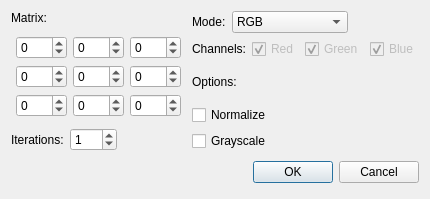
<?xml version="1.0" encoding="UTF-8"?>
<ui version="4.0">
 <class>kernelDialog</class>
 <widget class="QDialog" name="kernelDialog">
  <property name="geometry">
   <rect>
    <x>0</x>
    <y>0</y>
    <width>396</width>
    <height>194</height>
   </rect>
  </property>
  <property name="windowTitle">
   <string>Apply kernel</string>
  </property>
  <layout class="QGridLayout" name="gridLayout_2">
   <item row="1" column="0">
    <layout class="QHBoxLayout">
     <property name="spacing">
      <number>6</number>
     </property>
     <property name="leftMargin">
      <number>0</number>
     </property>
     <property name="topMargin">
      <number>0</number>
     </property>
     <property name="rightMargin">
      <number>0</number>
     </property>
     <property name="bottomMargin">
      <number>0</number>
     </property>
     <item>
      <spacer>
       <property name="orientation">
        <enum>Qt::Horizontal</enum>
       </property>
       <property name="sizeHint" stdset="0">
        <size>
         <width>131</width>
         <height>31</height>
        </size>
       </property>
      </spacer>
     </item>
     <item>
      <widget class="QPushButton" name="okButton">
       <property name="text">
        <string>OK</string>
       </property>
      </widget>
     </item>
     <item>
      <widget class="QPushButton" name="cancelButton">
       <property name="text">
        <string>Cancel</string>
       </property>
      </widget>
     </item>
    </layout>
   </item>
   <item row="0" column="0">
    <layout class="QFormLayout" name="formLayout">
     <item row="0" column="0">
      <layout class="QVBoxLayout" name="verticalLayout">
       <item>
        <widget class="QLabel" name="matrixLabel">
         <property name="text">
          <string>Matrix:</string>
         </property>
        </widget>
       </item>
       <item>
        <layout class="QGridLayout" name="gridLayout">
         <property name="leftMargin">
          <number>5</number>
         </property>
         <property name="topMargin">
          <number>5</number>
         </property>
         <property name="rightMargin">
          <number>5</number>
         </property>
         <property name="bottomMargin">
          <number>5</number>
         </property>
         <item row="2" column="2">
          <widget class="QSpinBox" name="value9">
           <property name="minimum">
            <number>-100</number>
           </property>
           <property name="maximum">
            <number>100</number>
           </property>
          </widget>
         </item>
         <item row="2" column="1">
          <widget class="QSpinBox" name="value8">
           <property name="minimum">
            <number>-100</number>
           </property>
           <property name="maximum">
            <number>100</number>
           </property>
          </widget>
         </item>
         <item row="0" column="1">
          <widget class="QSpinBox" name="value2">
           <property name="minimum">
            <number>-100</number>
           </property>
           <property name="maximum">
            <number>100</number>
           </property>
          </widget>
         </item>
         <item row="1" column="0">
          <widget class="QSpinBox" name="value4">
           <property name="minimum">
            <number>-100</number>
           </property>
           <property name="maximum">
            <number>100</number>
           </property>
          </widget>
         </item>
         <item row="2" column="0">
          <widget class="QSpinBox" name="value7">
           <property name="minimum">
            <number>-100</number>
           </property>
           <property name="maximum">
            <number>100</number>
           </property>
          </widget>
         </item>
         <item row="0" column="0">
          <widget class="QSpinBox" name="value1">
           <property name="minimum">
            <number>-100</number>
           </property>
           <property name="maximum">
            <number>100</number>
           </property>
          </widget>
         </item>
         <item row="0" column="2">
          <widget class="QSpinBox" name="value3">
           <property name="minimum">
            <number>-100</number>
           </property>
           <property name="maximum">
            <number>100</number>
           </property>
          </widget>
         </item>
         <item row="1" column="1">
          <widget class="QSpinBox" name="value5">
           <property name="minimum">
            <number>-100</number>
           </property>
           <property name="maximum">
            <number>100</number>
           </property>
          </widget>
         </item>
         <item row="1" column="2">
          <widget class="QSpinBox" name="value6">
           <property name="minimum">
            <number>-100</number>
           </property>
           <property name="maximum">
            <number>100</number>
           </property>
          </widget>
         </item>
        </layout>
       </item>
       <item>
        <spacer name="verticalSpacer">
         <property name="orientation">
          <enum>Qt::Vertical</enum>
         </property>
         <property name="sizeHint" stdset="0">
          <size>
           <width>20</width>
           <height>40</height>
          </size>
         </property>
        </spacer>
       </item>
       <item>
        <layout class="QHBoxLayout" name="horizontalLayout_3">
         <item>
          <widget class="QLabel" name="iterationsLabel">
           <property name="text">
            <string>Iterations:</string>
           </property>
          </widget>
         </item>
         <item>
          <widget class="QSpinBox" name="iterationsValue">
           <property name="maximum">
            <number>256</number>
           </property>
           <property name="value">
            <number>1</number>
           </property>
          </widget>
         </item>
         <item>
          <spacer name="horizontalSpacer_3">
           <property name="orientation">
            <enum>Qt::Horizontal</enum>
           </property>
           <property name="sizeHint" stdset="0">
            <size>
             <width>40</width>
             <height>20</height>
            </size>
           </property>
          </spacer>
         </item>
        </layout>
       </item>
      </layout>
     </item>
     <item row="0" column="1">
      <layout class="QVBoxLayout" name="verticalLayout_4">
       <item>
        <layout class="QHBoxLayout" name="horizontalLayout">
         <item>
          <widget class="QLabel" name="modeLabel">
           <property name="text">
            <string>Mode:</string>
           </property>
          </widget>
         </item>
         <item>
          <widget class="QComboBox" name="comboBox">
           <item>
            <property name="text">
             <string>RGB</string>
            </property>
           </item>
           <item>
            <property name="text">
             <string>Color Channels</string>
            </property>
           </item>
          </widget>
         </item>
         <item>
          <spacer name="horizontalSpacer_2">
           <property name="orientation">
            <enum>Qt::Horizontal</enum>
           </property>
           <property name="sizeHint" stdset="0">
            <size>
             <width>40</width>
             <height>20</height>
            </size>
           </property>
          </spacer>
         </item>
        </layout>
       </item>
       <item>
        <layout class="QHBoxLayout" name="horizontalLayout_2">
         <item>
          <widget class="QLabel" name="channelsLabel">
           <property name="text">
            <string>Channels:</string>
           </property>
          </widget>
         </item>
         <item>
          <widget class="QCheckBox" name="redCheck">
           <property name="enabled">
            <bool>false</bool>
           </property>
           <property name="text">
            <string>Red</string>
           </property>
           <property name="checkable">
            <bool>true</bool>
           </property>
           <property name="checked">
            <bool>true</bool>
           </property>
          </widget>
         </item>
         <item>
          <widget class="QCheckBox" name="greenCheck">
           <property name="enabled">
            <bool>false</bool>
           </property>
           <property name="text">
            <string>Green</string>
           </property>
           <property name="checkable">
            <bool>true</bool>
           </property>
           <property name="checked">
            <bool>true</bool>
           </property>
          </widget>
         </item>
         <item>
          <widget class="QCheckBox" name="blueCheck">
           <property name="enabled">
            <bool>false</bool>
           </property>
           <property name="text">
            <string>Blue</string>
           </property>
           <property name="checkable">
            <bool>true</bool>
           </property>
           <property name="checked">
            <bool>true</bool>
           </property>
          </widget>
         </item>
        </layout>
       </item>
       <item>
        <layout class="QVBoxLayout" name="verticalLayout_2">
         <item>
          <widget class="QLabel" name="optionsLabel">
           <property name="text">
            <string>Options:</string>
           </property>
          </widget>
         </item>
         <item>
          <widget class="QCheckBox" name="normalize">
           <property name="text">
            <string>Normalize</string>
           </property>
          </widget>
         </item>
         <item>
          <widget class="QCheckBox" name="grayscale">
           <property name="text">
            <string>Grayscale</string>
           </property>
          </widget>
         </item>
        </layout>
       </item>
      </layout>
     </item>
    </layout>
   </item>
  </layout>
 </widget>
 <resources/>
 <connections>
  <connection>
   <sender>okButton</sender>
   <signal>clicked()</signal>
   <receiver>kernelDialog</receiver>
   <slot>accept()</slot>
   <hints>
    <hint type="sourcelabel">
     <x>278</x>
     <y>253</y>
    </hint>
    <hint type="destinationlabel">
     <x>96</x>
     <y>254</y>
    </hint>
   </hints>
  </connection>
  <connection>
   <sender>cancelButton</sender>
   <signal>clicked()</signal>
   <receiver>kernelDialog</receiver>
   <slot>reject()</slot>
   <hints>
    <hint type="sourcelabel">
     <x>369</x>
     <y>253</y>
    </hint>
    <hint type="destinationlabel">
     <x>179</x>
     <y>282</y>
    </hint>
   </hints>
  </connection>
 </connections>
</ui>
